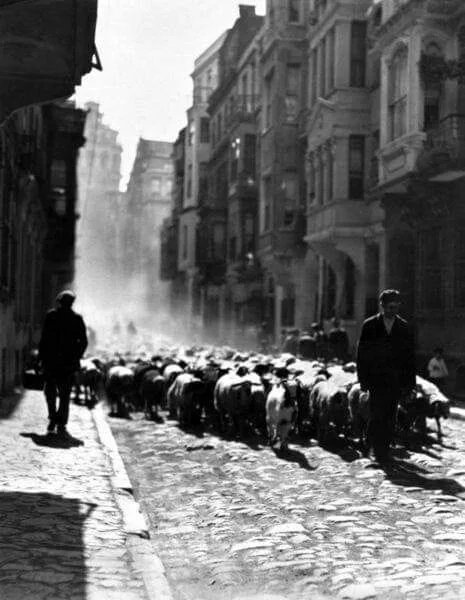
#> input picture test.jpg, 465 x 600 px, found by its file name
$ python practices.py
#> lines starting #> are read from the running program, lines starting #| are printed output that depends on the picture; after the words box and inside, x2 and y2 are one past the last pixel; in counts of white or black regions, pixels touching at a corner belong together
# -*- coding: utf-8 -*-
"""
Created on Mon May  2 14:46:06 2022

@author: Asus
"""

import cv2 as cv
import matplotlib.pyplot as plt
import numpy as np
import math

def clip(img):
    m = img.shape[0]
    n = img.shape[1]
    for i in range(m):
        for j in range(n):
            if img[i][j]>255:
                img[i][j]=255
            if img[i][j] < 0:
                img[i][j] = 0
    return img.astype(np.float32)

def scale(img):
    g_m = img-img.min()
    g_s = 255*(g_m/g_m.max())
    return g_s.astype(np.float32)

path = "C:/Users/Asus/imagelab/Image-Processing-and-Computer-Vision-Lab/test.jpg"

img = cv.imread(path)
#> img is the input picture: shape (600, 465, 3); min 0, max 255, mean 109.7

img = cv.cvtColor(img, cv.COLOR_BGR2GRAY)
#> img: shape (600, 465)

plt.imshow(img, 'gray')

plt.title("Input:")

plt.show()

kernel = np.array(([-1,-1,-1],[-1,8,-1],[-1,-1,-1]), np.float32)

a = kernel.shape[0] // 2
b = kernel.shape[1] // 2
m = img.shape[0]
#> m = 600
n = img.shape[1]
#> n = 465

op = np.zeros((m,n), np.float32)

for i in range(m):
    for j in range(n):
        for x in range(-a,a+1):
            for y in range(-b,b+1):
                if i-x>=0 and i-x<m and j-y>=0 and j-y<n:
                    op[i][j]+=kernel[a+x][b+y]*img[i-x][j-y]
                else:
                    op[i][j]+=0
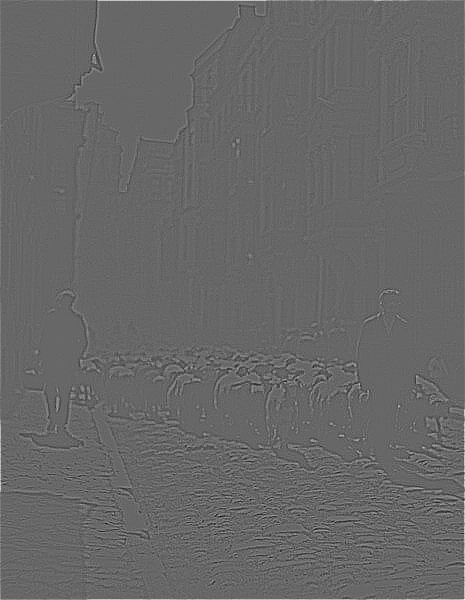
#> op: shape (600, 465) float32; min -830, max 1216, mean 2.6; drawn with min black and max white

op = clip(op)

plt.imshow(op,'gray')

plt.title("Laplace filtered:")

plt.show()

img = img+op #center of kernel is positive

img = clip(img)
#> after the loop in clip (call 2), `for i in range(m):`:
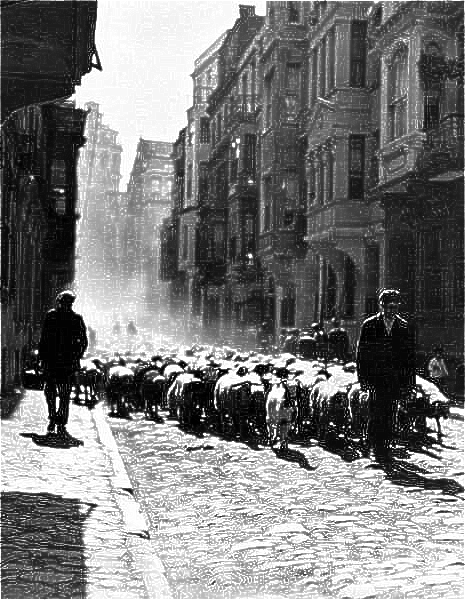
#> img: shape (600, 465) float32; min 0, max 255, mean 121.4

plt.imshow(img,'gray')

plt.title("Laplace enhanced:")

plt.show()

img = cv.imread(path)

img = cv.cvtColor(img, cv.COLOR_BGR2GRAY)

kernel = np.array(([-1,-2,-1],[0,0,0],[1,2,1]), np.float32)

a = kernel.shape[0] // 2
b = kernel.shape[1] // 2
m = img.shape[0]
n = img.shape[1]

op = np.zeros((m,n), np.float32)

for i in range(m):
    for j in range(n):
        for x in range(-a,a+1):
            for y in range(-b,b+1):
                if i-x>=0 and i-x<m and j-y>=0 and j-y<n:
                    op[i][j]+=kernel[a+x][b+y]*img[i-x][j-y]
                else:
                    op[i][j]+=0

op = clip(op)

plt.imshow(op,'gray')

plt.title("Sobel Horizontal:")

plt.show()

op2 = np.zeros((m,n), np.float32)

kernel = np.array(([-1,0,1],[-2,0,2],[-1,0,1]), np.float32)

for i in range(m):
    for j in range(n):
        for x in range(-a,a+1):
            for y in range(-b,b+1):
                if i-x>=0 and i-x<m and j-y>=0 and j-y<n:
                    op2[i][j]+=kernel[a+x][b+y]*img[i-x][j-y]
                else:
                    op2[i][j]+=0
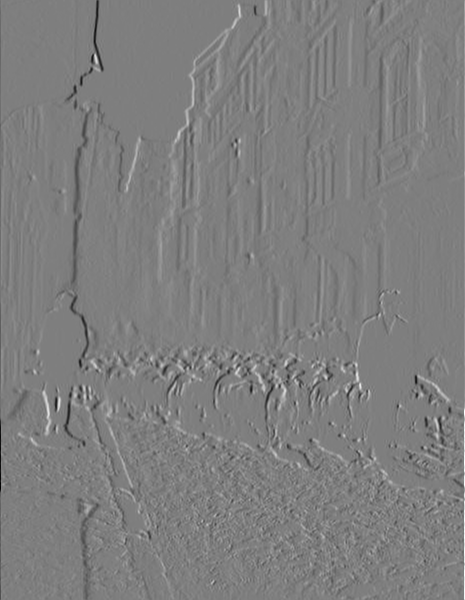
#> op2: shape (600, 465) float32; min -993, max 1005, mean -0.3; drawn with min black and max white
op2 = clip(op2)

plt.imshow(op2,'gray')

plt.title("Sobel vertical:")

plt.show()

op+=op2
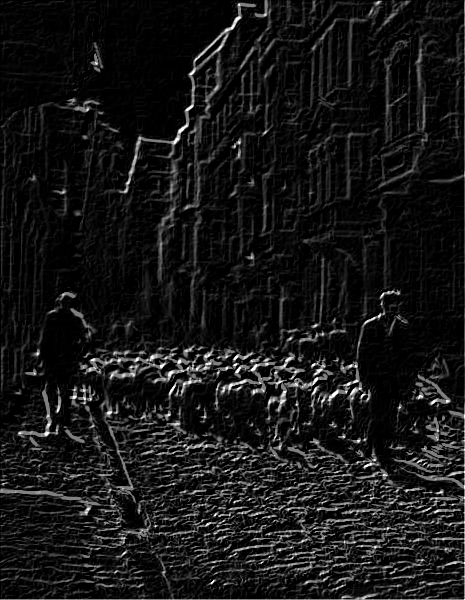
#> op: shape (600, 465) float32; min 0, max 510, mean 45.4; drawn with min black and max white

op=clip(op)
#> after the loop in clip (call 5), `for i in range(m):`:
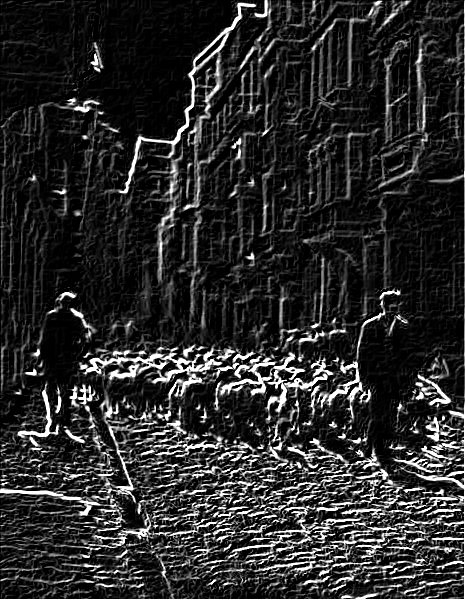
#> img: shape (600, 465) float32; min 0, max 255, mean 43.3

plt.imshow(op,'gray')

plt.title("Sobel plus:")

plt.show()

img=img+op
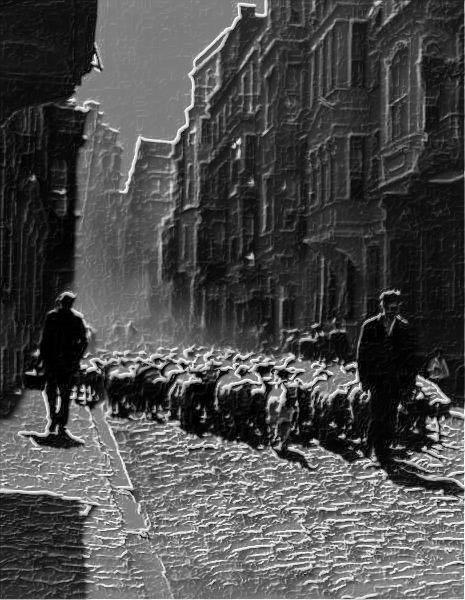
#> img: shape (600, 465) float32; min 0, max 510, mean 153; drawn with min black and max white

img=clip(img)
#> after the loop in clip (call 6), `for i in range(m):`:
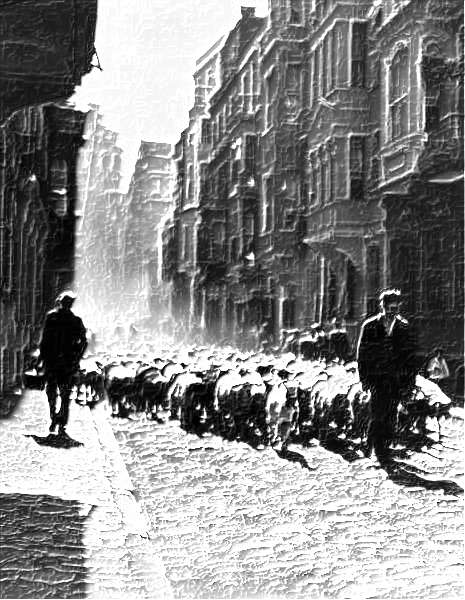
#> img: shape (600, 465) float32; 17.22% of pixels changed, all inside (x1, y1, x2, y2) = (0, 0, 465, 600)

plt.imshow(img,'gray')

plt.title("Sobel enhanced:")

plt.show()
